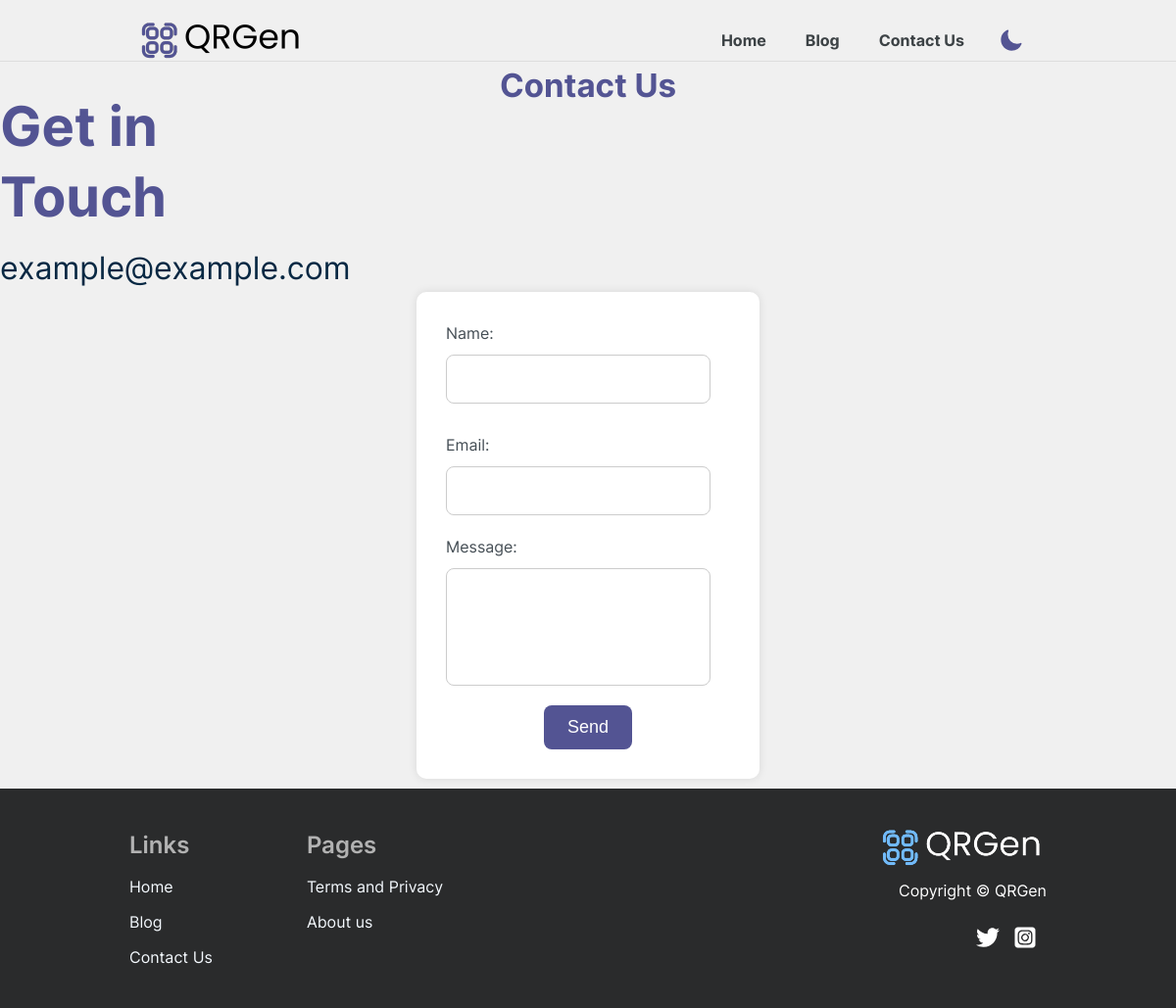
The page /contact.php on the database its author committed.
### tables this page shows
CREATE TABLE `header_links` (
  `id` int NOT NULL,
  `title` varchar(100) NOT NULL,
  `url` varchar(255) NOT NULL,
  `enabled` tinyint(1) NOT NULL DEFAULT '1'
);

CREATE TABLE `contact_info` (
  `id` int NOT NULL,
  `title` varchar(255) NOT NULL,
  `email` varchar(255) NOT NULL
);

CREATE TABLE `pages` (
  `id` int NOT NULL,
  `title` varchar(255) NOT NULL,
  `content` text NOT NULL,
  `meta_description` varchar(500) DEFAULT NULL,
  `keywords` varchar(500) DEFAULT NULL,
  `include_header` tinyint(1) NOT NULL DEFAULT '0',
  `include_footer` tinyint(1) NOT NULL DEFAULT '0',
  `include_both` tinyint(1) NOT NULL DEFAULT '0'
);

CREATE TABLE `seo_metadata` (
  `id` int NOT NULL,
  `title` varchar(500) NOT NULL,
  `seo_description` varchar(500) DEFAULT NULL,
  `seo_keywords` varchar(500) DEFAULT NULL,
  `open_graph_title` varchar(500) DEFAULT NULL,
  `open_graph_description` varchar(500) DEFAULT NULL,
  `index_page_title` varchar(500) DEFAULT NULL,
  `index_page_lead_paragraph` text,
  `footer_content` text
);

CREATE TABLE `social_media` (
  `id` int NOT NULL,
  `name` varchar(100) NOT NULL,
  `icon_class` varchar(16000) NOT NULL,
  `link` varchar(255) NOT NULL
);

### contact.php (the view, shortened to what this page needs)
<?php
$contact = $_ENV['contact'];
        ?>
        <?php
include('header.php');
try {
    $host = $_ENV['DB_HOST'] ?? 'localhost';
    $port = $_ENV['DB_PORT'] ?? 3306;
    $dbname = $_ENV['DB_NAME'] ?? '';
    $user = $_ENV['DB_USER'] ?? '';
    $pass = $_ENV['DB_PASS'] ?? '';
    $pdo = new PDO("mysql:host=$host;port=$port;dbname=$dbname", $user, $pass);
    $pdo->setAttribute(PDO::ATTR_ERRMODE, PDO::ERRMODE_EXCEPTION);
} catch(PDOException $e) {
    error_log("Database connection error: " . $e->getMessage());
    die("ERROR: Could not connect. " . $e->getMessage());
}
try {
    $stmt = $pdo->query("SELECT * FROM contact_info WHERE id = 1");
    $contactInfo = $stmt->fetch(PDO::FETCH_ASSOC);
} catch (PDOException $e) {
    error_log("Error fetching contact info: " . $e->getMessage());
}
$title = $contactInfo['title'] ?? '';
$contactEmail = $contactInfo['email'] ?? '';
?>
<!DOCTYPE html>
<html lang="en">
<head>
    <link rel="stylesheet" href="styles.css">
    <link rel="stylesheet" href="static/assets/css/styles.min.css">
</head>
<body>
<h1 class="h1 h2 h3    dark-c8  ">Contact Us</h1>
     <div class="col-md-6">
            <div class="contact-info">
<div class="fs28 fs56-M fw7 c3 dark-c8 lh13 mb12"><?php echo htmlspecialchars($title); ?></div>
<div class="c3 dark-c8 fs20 fs32-M notranslate">
    <a href="mailto:<?php echo htmlspecialchars($contactEmail); ?>"><?php echo htmlspecialchars($contactEmail); ?></a>
</div>
            </div>
        </div>
    <div  <?php echo ($contact === 'true') ? '' : 'hide'; ?>">
    <?php if ($contact === 'true'): ?>
        <form id="contact-form" method="post" onsubmit="validateRecaptcha(event)">
            <div>
                <label for="name">Name:</label>
                <input type="text" id="name" name="name" required>
            </div>
            <div>
                <label for="email">Email:</label>
                <input type="email" id="email" name="email" required>
            </div>
            <div>
                <label for="message">Message:</label>
                <textarea id="message" name="message" required></textarea>
            </div>
            <button type="submit" >Send</button>
        </form>
    <?php endif; ?>
</div>
</body>
</html>
<?php
include('footer.php');
?>

### header.php (shortened to what this page needs)
<?php
$host = $_ENV['DB_HOST'] ?? 'localhost';
$port = $_ENV['DB_PORT'] ?? 3306;
$dbname = $_ENV['DB_NAME'] ?? '';
$user = $_ENV['DB_USER'] ?? '';
$pass = $_ENV['DB_PASS'] ?? '';
try {
    $pdo = new PDO("mysql:host=$host;port=$port;dbname=$dbname", $user, $pass);
    $pdo->setAttribute(PDO::ATTR_ERRMODE, PDO::ERRMODE_EXCEPTION);
} catch(PDOException $e) {
    error_log("Database connection error: " . $e->getMessage());
    die("ERROR: Could not connect. " . $e->getMessage());
}
try {
    $stmt = $pdo->query("SELECT * FROM `social_media`");
    $socialMediaLinks = $stmt->fetchAll(PDO::FETCH_ASSOC);
} catch(PDOException $e) {
    error_log("Error fetching SEO data: " . $e->getMessage());
}
 try {
        $pdo = new PDO("mysql:host=$host;port=$port;dbname=$dbname", $user, $pass);
        $pdo->setAttribute(PDO::ATTR_ERRMODE, PDO::ERRMODE_EXCEPTION);
    } catch(PDOException $e) {
        error_log("Database error: " . $e->getMessage());
    }
$stmt = $pdo->prepare("SELECT id, title, url FROM header_links WHERE enabled = 1");
$stmt->execute();
$headerLinks = $stmt->fetchAll(PDO::FETCH_ASSOC);
$darkmode = $_ENV['DARKMODE'] === 'true';
?>
  <link rel="stylesheet" href="styles.css">
  <link rel="stylesheet" href="static/assets/css/styles.min.css">
<header class="pt20">
    <div class="container">
        <div class="R aic gx16">
            <div class="C">
           <a class="button" href="index.php">
                    <img class="logo" src="/admin/uploads/logo.png" alt="" height="auto">
                </a>
            </div>
<div class="C0    " id="headerLinks">
    <ul class="header-links">
        <?php
        foreach ($headerLinks as $link) {
            echo '<li><a href="' . htmlspecialchars($link['url']) . '" class="c2 dark-c4 fs20 fs32-M">' . htmlspecialchars($link['title']) . '</a></li>';
        }
        ?>
    </ul>
</div>
            <div class="C0">
                <div class=" gtranslate_wrapper"></div>
</div>
<div class="C0 ">
    <?php if ($darkmode): ?>
        <div class="wh60 c3 c3 dark-c8  container">
            <label class="icon wh60 c3 c3 dark-c8 mr8 toggle" for="darkModeSwitch">
                <div class="icon icon--moon">
                </div>
            </label>
        </div>
    <?php endif; ?>
</div>
</header>

### footer.php (shortened to what this page needs)
 <?php
$host = $_ENV['DB_HOST'] ?? 'localhost';
$port = $_ENV['DB_PORT'] ?? 3306;
$dbname = $_ENV['DB_NAME'] ?? '';
$user = $_ENV['DB_USER'] ?? '';
$pass = $_ENV['DB_PASS'] ?? '';
try {
    $pdo = new PDO("mysql:host=$host;port=$port;dbname=$dbname", $user, $pass);
    $pdo->setAttribute(PDO::ATTR_ERRMODE, PDO::ERRMODE_EXCEPTION);
} catch(PDOException $e) {
    error_log("Database connection error: " . $e->getMessage());
    die("ERROR: Could not connect. " . $e->getMessage());
}
try {
    $stmt = $pdo->query("SELECT * FROM seo_metadata WHERE id = 2");
    $seoData = $stmt->fetch(PDO::FETCH_ASSOC);
} catch(PDOException $e) {
    error_log("Error fetching SEO data: " . $e->getMessage());
}
    $stmt = $pdo->query("SELECT * FROM `social_media`");
    $socialMediaLinks = $stmt->fetchAll(PDO::FETCH_ASSOC);
$stmt = $pdo->prepare("SELECT id, title FROM pages WHERE include_footer = 1");
$stmt->execute();
$footerPages = $stmt->fetchAll(PDO::FETCH_ASSOC);
?>
<link rel="stylesheet" href="https://cdnjs.cloudflare.com/ajax/libs/font-awesome/5.15.4/css/all.min.css" />
 <footer class="py40 mta bgc6">
    <div class="container">
        <div class="R gy48 gx48">
            <div class="C0-M mr72-L">
                  <div class="C0-M">
   <div class="c7 fs24 fw6 mb12">Links</div>
<div class="gy12">
    <?php foreach ($headerLinks as $link): ?>
        <div><a href="<?php echo htmlspecialchars($link['url']); ?>" class="link2 c4"><?php echo htmlspecialchars($link['title']); ?></a></div>
    <?php endforeach; ?>
</div>
          </div>
        </div>
<div class="C0-M" style="margin-bottom: 10px;">
                <div class="c7 fs24 fw6 mb12">Pages</div>
                <div class="gy12">
                    <?php foreach ($footerPages as $page): ?>
                        <div><a href="page.php?id=<?php echo $page['id']; ?>" class="link2 c4"><?php echo htmlspecialchars($page['title']); ?></a></div>
                    <?php endforeach; ?>
                    </div>
        </div>
        <div class="C-M tar-M"><img class="mb12" src="/admin/uploads/logodark.png" alt="">
<div>
    <p id="copyright" class="mt-3">
        <?= htmlspecialchars($seoData['footer_content'] ?? '') ?>
    </p>
    <div class="social-media-icons">
        <ul>
            <?php foreach ($socialMediaLinks as $socialMediaLink): ?>
                <li style="display: inline-block; margin-right: 10px;">
                    <a href="<?php echo htmlspecialchars($socialMediaLink['link']); ?>">
                        <?php echo $socialMediaLink['icon_class']; ?>
                    </a>
                </li>
            <?php endforeach; ?>
        </ul>
    </div>
</div>
    </div>
  </footer>

### styles.css (style rules this page uses)
label { display: block; margin-bottom: 10px; }
input[type="text"], input[type="color"], select { width: 100%; padding: 8px; margin-bottom: 10px; border-radius: 5px; border: 1px solid #ccc; }
.header-links { list-style-type: none; display: flex; justify-content: right; align-items: right; margin: 0; padding: 0; }
.header-links li { margin-right: 40px; }
.header-links li:last-child { margin-right: 0; }
.header-links li a { color: #3c4245; font-weight: bold; text-decoration: none; font-size: 16px; transition: color 0.3s; }
.gtranslate_wrapper { top: 1px; right: 10px; }
#copyright { color: white; }

### header.php (style rules this page uses)
.toggle { width: 10px; height: 10px; border-radius: auto; display: grid; place-items: center; cursor: pointer; line-height: -3; margin-left: -17px; }
.icon { grid-column: 1 / 1; grid-row: 1 / 1; transition: transform 500ms; }
.icon--moon { transition-delay: 200ms; }
header.pt20 { padding-top: 20px; background-color: ; border-bottom: 1px solid rgba(204, 204, 204, 0.5); }
.social-media-icons ul li a svg { width: 5px; height: 5px; }
.social-media-icons { position: relative; text-align: center; }
.social-media-icons ul { margin: 0; padding: 0; list-style-type: none; }
.social-media-icons ul li { display: inline-block; margin-right: 10px; vertical-align: middle; }
.social-media-icons ul li:last-child { margin-right: 0; }
.social-media-icons ul li a svg { width: 9px; height: 9px; fill: #fff; }

### contact.php (style rules this page uses)
h1 { text-align: center; margin-bottom: 30px; }
.contact-info { margin-top: -50; }
form { background-color: #fff; padding: 30px; border-radius: 10px; box-shadow: 0 0 10px rgba(0, 0, 0, 0.1); width: 350px; margin: auto; margin-bottom: 10px; }
form div { margin-bottom: 20px; }
input[type="text"], input[type="email"], textarea { width: calc(100% - 20px); padding: 12px; border: 1px solid #ccc; border-radius: 8px; box-sizing: border-box; }
textarea { height: 120px; }
button[type="submit"] { color: #fff; border: none; border-radius: 8px; padding: 12px 24px; cursor: pointer; font-size: 18px; display: block; margin: 0 auto; }

### footer.php (style rules this page uses)
.social-media-icons ul li a svg { width: 24px; height: 24px; }
.social-media-icons { position: relative; text-align: right; }
.social-media-icons ul { margin: 0; padding: 0; list-style-type: none; }
.social-media-icons ul li { display: inline-block; margin-right: 10px; vertical-align: middle; }
.social-media-icons ul li:last-child { margin-right: 0; }
.social-media-icons ul li a svg { width: 24px; height: 24px; fill: #fff; }

### rows shown on the page
header_links: title "Home"
header_links: title "Blog"
header_links: title "Contact Us"
contact_info: title "Get in Touch", email "example@example.com"
pages: title "Terms and Privacy"
pages: title "About us"
seo_metadata: footer_content "Copyright © QRGen"
